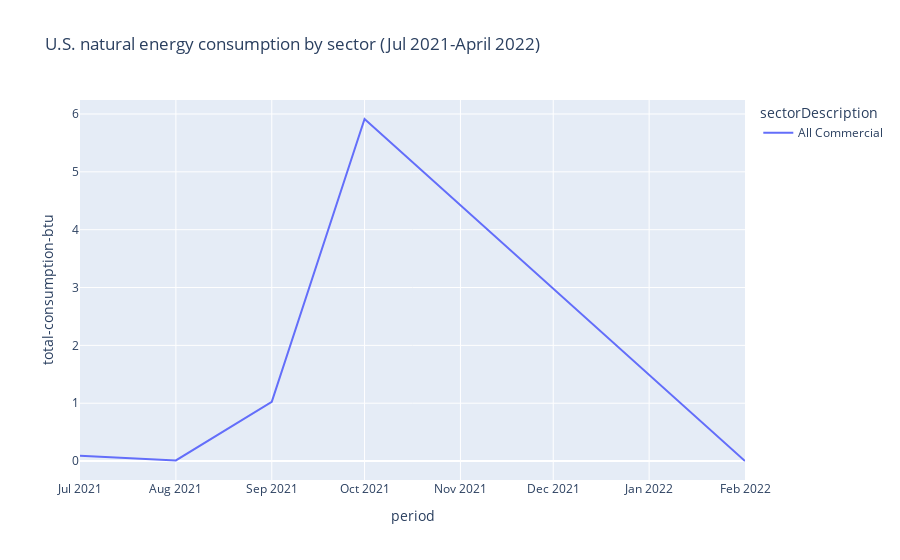

Source (notebook cell):
### Code cell
fig1 = px.line(nt_consumption_by_sector, x="period", y="total-consumption-btu", color='sectorDescription', title='U.S. natural energy consumption by sector (Jul 2021-April 2022)')
fig1.show()

### Figure 1 — Plotly figure (JSON) as saved in the notebook; plotly's stock layout.template omitted (floating-point values rounded to 4 significant figures)
{"data": [{"hovertemplate": "sectorDescription=All Commercial<br>period=%{x}<br>total-consumption-btu=%{y}<extra></extra>", "legendgroup": "All Commercial", "line": {"color": "#636efa", "dash": "solid"}, "marker": {"symbol": "circle"}, "mode": "lines", "name": "All Commercial", "orientation": "v", "showlegend": true, "type": "scatter", "x": ["2021-07", "2021-08", "2021-09", "2021-10", "2022-02"], "xaxis": "x", "y": [0.09263, 0.01066, 1.023, 5.914, 0.00081], "yaxis": "y"}], "layout": {"autosize": true, "legend": {"title": {"text": "sectorDescription"}, "tracegroupgap": 0}, "title": {"text": "U.S. natural energy consumption by sector (Jul 2021-April 2022)"}, "xaxis": {"anchor": "y", "autorange": true, "domain": [0, 1], "range": ["2021-07-01", "2022-02-01"], "title": {"text": "period"}, "type": "date"}, "yaxis": {"anchor": "x", "autorange": true, "domain": [0, 1], "range": [-0.3277, 6.242], "title": {"text": "total-consumption-btu"}, "type": "linear"}}}
